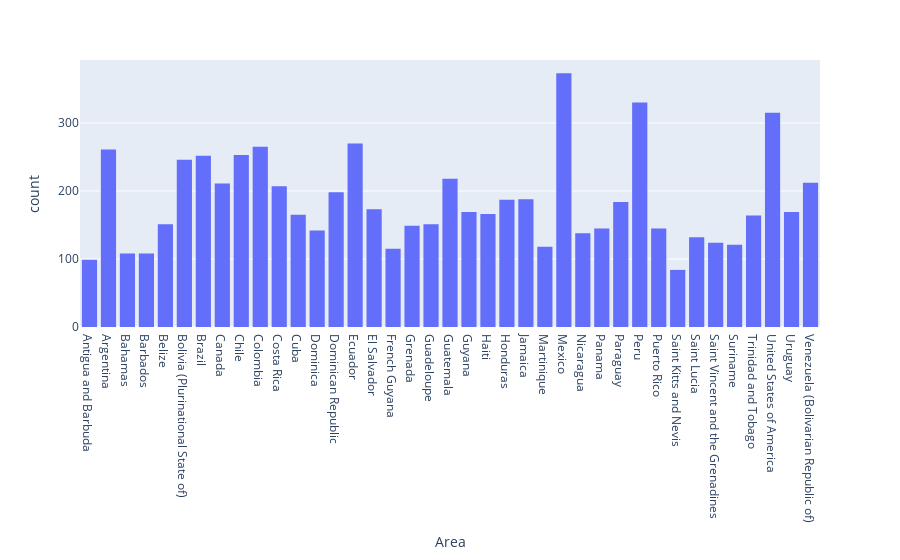

The code cell stored with this chart in its notebook:
### Code cell
#Carga del dataset
crop_data = pd.read_csv("C:/Users/k_lei/Documents/america_crop_production/america_crop_production/Production_Crops_E_Americas.csv", encoding='latin-1') 

#Histograma
fig = px.histogram(crop_data, x="Area") # crear un histograma
fig.show() # crear gráfico de dispersión

### Figure 1 — Plotly figure (JSON) as saved in the notebook; plotly's stock layout.template omitted (floating-point values rounded to 4 significant figures; data arrays with more than 128 entries replaced by an {"elided": "..."} marker saying what was removed)
{"data": [{"bingroup": "x", "hovertemplate": "Area=%{x}<br>count=%{y}<extra></extra>", "legendgroup": "", "marker": {"color": "#636efa", "pattern": {"shape": ""}}, "name": "", "orientation": "v", "showlegend": false, "type": "histogram", "x": {"elided": "7206 str values"}, "xaxis": "x", "yaxis": "y"}], "layout": {"barmode": "relative", "legend": {"tracegroupgap": 0}, "margin": {"t": 60}, "xaxis": {"anchor": "y", "domain": [0, 1], "title": {"text": "Area"}}, "yaxis": {"anchor": "x", "domain": [0, 1], "title": {"text": "count"}}}}
